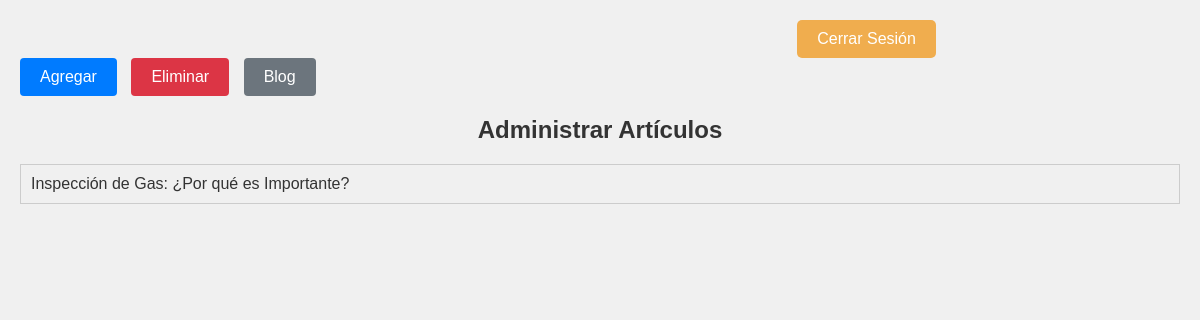
The app's page /admin_edit.php (signed in), older data.
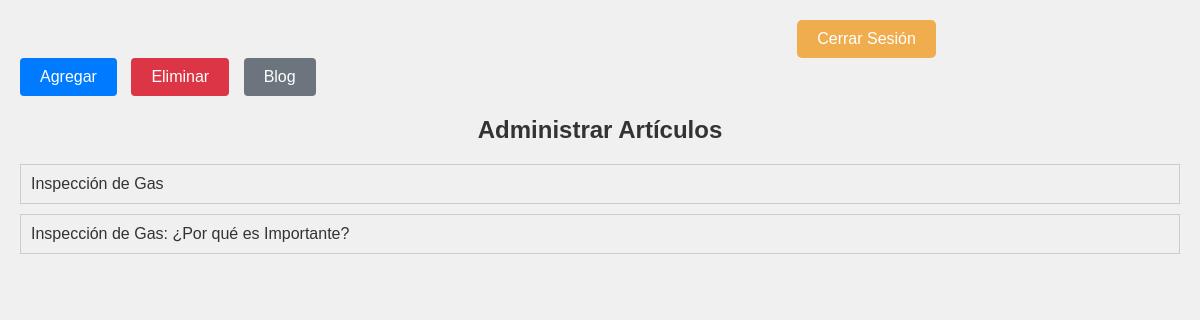
The same page, newer data.
### tables this page shows
CREATE TABLE `admin_blog` (
  `id` int(11) NOT NULL,
  `titulo` varchar(255) NOT NULL,
  `resumen` text NOT NULL,
  `contenido` text NOT NULL,
  `url_imagen` varchar(255) DEFAULT NULL,
  `fecha_creacion` timestamp NOT NULL DEFAULT current_timestamp(),
  `fecha_actualizacion` timestamp NOT NULL DEFAULT current_timestamp() ON UPDATE current_timestamp()
);

### controlador/conexion.php (called while the page is built, shortened)
<?php
class PDODB
{
    private $servidor;
    private $usuario;
    private $contrasena;
    private $basededatos;
    private $conexion;
    function __construct()
    {
        $this->servidor = "localhost";
        $this->usuario = "root";
        $this->contrasena = "";
        $this->basededatos = "eyc_proyecto_pagina";
    }
    function conectar()
    {
        $opciones = array(
            PDO::MYSQL_ATTR_INIT_COMMAND => "SET NAMES utf8",
            PDO::MYSQL_ATTR_FOUND_ROWS => TRUE
        );
        try {
            $this->conexion = new PDO(
                'mysql:host=' . $this->servidor . ';dbname=' . $this->basededatos,
                $this->usuario,
                $this->contrasena,
                $opciones
            );
            $this->conexion->setAttribute(PDO::ATTR_ERRMODE, PDO::ERRMODE_EXCEPTION);
        } catch (PDOException $e) {
            die("Error en la conexión: " . $e->getMessage());
        }
    }
    function prepare($query)
    {
        try {
            return $this->conexion->prepare($query);
        } catch (PDOException $e) {
            die("Error al preparar la consulta: " . $e->getMessage());
        }
    }
    function consulta($query, $params = array())
    {
        try {
            $statement = $this->prepare($query);
            $statement->execute($params);
            return $statement->fetchAll(PDO::FETCH_ASSOC);
        } catch (PDOException $e) {
            die("Error en la consulta: " . $e->getMessage());
        }
    }
    function close()
    {
        $this->conexion = null;
    }
}
?>

### admin_edit.php (the view, shortened to what this page needs)
<?php
include './controlador/conexion.php';
$db = new PDODB();
$db->conectar();
$sql = "SELECT id, titulo FROM admin_blog ORDER BY fecha_actualizacion DESC";
$articulos = $db->consulta($sql);
function mostrarArticulos($articulos) {
    foreach ($articulos as $articulo) {
        echo '<li><a href="admin_edit.php?id=' . $articulo['id'] . '">' . htmlspecialchars($articulo['titulo']) . '</a></li>';
    }
}
?>
<!DOCTYPE html>
<html lang="es">
<head>
    <link rel="stylesheet" href="./css/admin_edit.css">
</head>
<body>
<button type="button" class="btn btn-warning cerrar" onclick="cerrarSesion()">Cerrar Sesión</button>
<div class="button-container">
    <a href="./admin_create.php" class="button">Agregar</a>
    <a href="./admin_delete.php" class="button button-delete">Eliminar</a>
    <a href="./blog.php" class="button-blog">Blog</a>
</div>
    <h1>Administrar Artículos</h1>
    <ul>
        <?php mostrarArticulos($articulos); ?>
    </ul>
</body>
</html>

### css/admin_edit.css (style rules this page uses)
* { margin: 0; padding: 0; box-sizing: border-box; }
body { font-family: Arial, sans-serif; background-color: #f0f0f0; padding: 20px; }
h1 { text-align: center; margin-bottom: 20px; font-size: 24px; color: #333; }
ul { list-style-type: none; padding: 0; margin: 20px 0; }
ul li { margin-bottom: 10px; }
ul li a { display: block; padding: 10px; background-color: #f0f0f0; border: 1px solid #ccc; text-decoration: none; color: #333; transition: background-color 0.3s ease; }
.button-container { margin-bottom: 20px; }
.button-container .button, .button-container .button-delete, .button-container .button-blog { display: inline-block; background-color: #007bff; color: white; padding: 10px 20px; text-decoration: none; border-radius: 4px; margin-right: 10px; font-size: 16px; }
.button-container .button-delete { background-color: #dc3545; }
.button-container .button-blog { background-color: #6c757d; }
.btn { font-family: Arial, sans-serif; font-size: 16px; padding: 10px 20px; border: none; border-radius: 5px; cursor: pointer; transition: background-color 0.3s ease; }
.btn-warning { background-color: #f0ad4e; color: white; }
.cerrar { margin-left: 67%; margin-right: 30px; }

Row changes from the older to the newer data that the page shows:
added admin_blog: titulo "Inspección de Gas"
